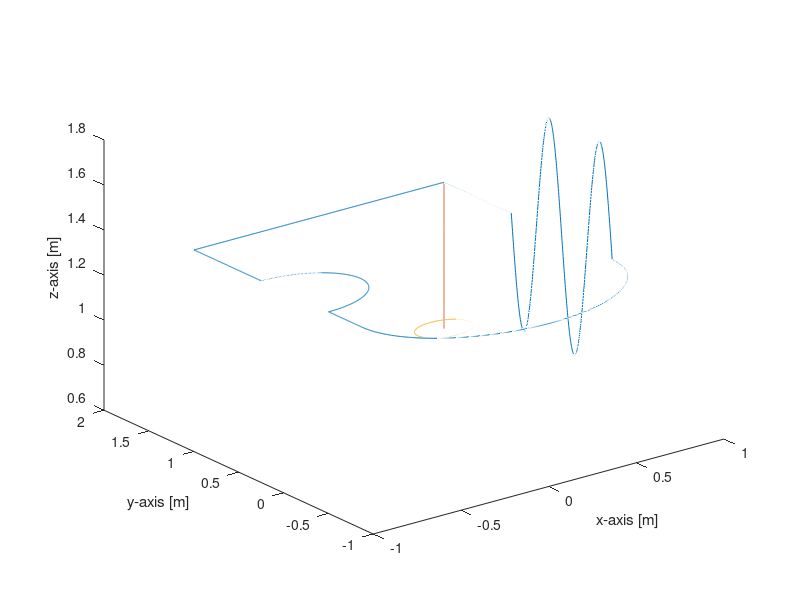

Reproduce this figure in MATLAB. (Note: this script raises an error after producing the figure.)
clear
set(findall(gcf,'-property','FontSize'),'FontSize',13)
set(findall(gcf,'-property','Font'),'Font','Roman')
exportFigures = false;

areaWidth = 2.05; %Width of the flight area
areaHeight = 3.45; %Height of the flight area
courseWidth = .15; %Buffer around route
courseStdHeight = 1.3; %standard height at which the drone will complete the course
ppRoute = 400; %Points per route segment
startHeight = .65; %Height at which the drone starts and stops its course route
courseScale = .75;

%Matrix definition
%x,y,z,yaw,hold time,checkpoint, ViconAvailable


%Defines the starting point
startPoint = [areaWidth/2 areaHeight/2+.5 courseStdHeight];

%Defines the first set point
firstSetPoint = [startPoint(1)-(areaWidth-courseWidth) startPoint(2) courseStdHeight];
%Generates a number of points from the start point to the first set point
courseToFirstSetPoint = [linspace(startPoint(1),firstSetPoint(1),ppRoute); linspace(startPoint(2),firstSetPoint(2),ppRoute);linspace(startPoint(3),firstSetPoint(3),ppRoute)]';
%Yaw description
yaw1 = 180*ones(ppRoute,1);
%Adds checkpoints
checkPoints = zeros(ppRoute,1);
checkPoints(1) = 1;
checkPoints(ppRoute) = 1;
%StationKeeping [s]
holdTime = zeros(ppRoute,1);
holdTime(1) = 10;
%Vicon available
vicon = ones(ppRoute,1);
%Adds the first part of the course to the total course
totalCourse = [courseToFirstSetPoint yaw1 holdTime checkPoints vicon];

%Defines the second setpoint and generates route from the first to the
%second set point
secondSetPoint = [firstSetPoint(1) firstSetPoint(2)-1 courseStdHeight];
courseToSecondSetPoint = [linspace(firstSetPoint(1),secondSetPoint(1),ppRoute); linspace(firstSetPoint(2),secondSetPoint(2),ppRoute);linspace(firstSetPoint(3),secondSetPoint(3),ppRoute)]';
yaw2 = (yaw1(1)+90)*ones(ppRoute,1);
checkPoints = zeros(ppRoute,1);
checkPoints(1) = 0;
checkPoints(ppRoute) = 1;
holdTime = zeros(ppRoute,1);
totalCourse = [totalCourse; courseToSecondSetPoint yaw2 holdTime checkPoints vicon];

%Defines the first curve in the route, radius is .5 meters
obstacleRadius = .5;
thirdSetPoint = [secondSetPoint(1) secondSetPoint(2)-2*obstacleRadius courseStdHeight];
thirdSetPointPoints = linspace(0,pi,ppRoute);
courseToThirdSetPoint = [secondSetPoint(1)+sin(thirdSetPointPoints)*obstacleRadius; secondSetPoint(2)-obstacleRadius+cos(thirdSetPointPoints)*obstacleRadius; linspace(secondSetPoint(3),thirdSetPoint(3),length(thirdSetPointPoints))]';
yaw3 = yaw2;
totalCourse = [totalCourse; courseToThirdSetPoint yaw3 holdTime checkPoints vicon];

%Generates straight line from the first curve to the second curve
fourthSetPoint = [thirdSetPoint(1) thirdSetPoint(2)-.5 courseStdHeight];
courseToFourthSetPoint = [linspace(thirdSetPoint(1),fourthSetPoint(1),ppRoute); linspace(thirdSetPoint(2),fourthSetPoint(2),ppRoute);linspace(thirdSetPoint(3),fourthSetPoint(3),ppRoute)]';
yaw4 = yaw2;
totalCourse = [totalCourse; courseToFourthSetPoint yaw4 holdTime checkPoints vicon];

%Generates the big curve in the route
bigCurveRadius = abs((fourthSetPoint(1)-startPoint(1))/2);
fifthSetPoint = [fourthSetPoint(1)+2*bigCurveRadius fourthSetPoint(2) courseStdHeight];
fifthSetPointPoints = linspace(pi,2*pi,ppRoute);
courseToFifthSetPoint = [fifthSetPoint(1)-bigCurveRadius+cos(fifthSetPointPoints)*bigCurveRadius; fifthSetPoint(2)+sin(fifthSetPointPoints)*bigCurveRadius; linspace(fourthSetPoint(3),fifthSetPoint(3),length(fifthSetPointPoints))]';
yaw5 = mod(fifthSetPointPoints*180/pi-yaw4(ppRoute),360)';
totalCourse = [totalCourse; courseToFifthSetPoint yaw5 holdTime checkPoints vicon];

%Generates straight movement along the y-axis with oscillation in the
%z-axis
sixthSetPoint = [fifthSetPoint(1) fifthSetPoint(2)+1.5 fifthSetPoint(3)];
pointsForMovements = linspace(0,4*pi,ppRoute);
zMovement = sin(pointsForMovements)*.5+fifthSetPoint(3);
courseToSixthSetPoint = [linspace(fifthSetPoint(1),sixthSetPoint(1),ppRoute);linspace(fifthSetPoint(2),sixthSetPoint(2),ppRoute); zMovement]';
yaw6 = 90*ones(ppRoute,1);
totalCourse = [totalCourse; courseToSixthSetPoint yaw6 holdTime checkPoints vicon];

%Generates route from the end of the oscillations back to the start point
endSetPoint = startPoint;
courseToEndSetPoint = [linspace(sixthSetPoint(1),endSetPoint(1),ppRoute); linspace(sixthSetPoint(2),endSetPoint(2),ppRoute);linspace(sixthSetPoint(3),endSetPoint(3),ppRoute)]';
yaw7 = yaw6;
vicon = zeros(ppRoute,1);
totalCourse = [totalCourse; courseToEndSetPoint yaw7 holdTime checkPoints vicon];


totalCourse = [totalCourse(:,1)*courseScale totalCourse(:,2)*courseScale totalCourse(:,3) totalCourse(:,4) totalCourse(:,5) totalCourse(:,6) totalCourse(:,7)];

%Draws points from start to end 
launchLanding = linspace(startHeight,startPoint(3),ppRoute);
courseToStartPoint = [linspace(startPoint(1)*courseScale,startPoint(1)*courseScale,ppRoute);linspace(startPoint(2)*courseScale,startPoint(2)*courseScale,ppRoute);launchLanding]';


%Draws takeoff/landing zone
aPoints = linspace(0,2*pi,ppRoute);
circumference = [cos(aPoints)*courseWidth+startPoint(1)*courseScale; sin(aPoints)*courseWidth+startPoint(2)*courseScale; ones(1,length(aPoints))*startHeight]';



%Plots the 3d-plot
figure(1)
plot3(totalCourse(:,1),totalCourse(:,2),totalCourse(:,3))
hold on
plot3(courseToStartPoint(:,1),courseToStartPoint(:,2),courseToStartPoint(:,3));
plot3(circumference(:,1),circumference(:,2),circumference(:,3));

xlabel('x-axis [m]');
ylabel('y-axis [m]');
zlabel('z-axis [m]');
xlimit =[-2.1 0.2];
ylimit =[-3.5 0.05];


%Draws arrow
p1 = [(startPoint(1)-.5)*courseScale (startPoint(2)+.25)*courseScale startPoint(3)];
p2 = [-1 0 0];
mArrow3(p1,p1+p2*courseScale);


legend('Course','Takeoff/Landing','Takeoff/Landing Site','Location','best');
%legend('boxoff')
hold off

axis equal
grid on
view(-45,15)

x0=0;
y0=0;
plotwidth=600;
height=300;
set(gcf,'position',[x0,y0,plotwidth,height])

if exportFigures == true
    exportgraphics(gcf,'courseToFollow.pdf','ContentType','vector')
end


%Plots the 2d-plot
figure(2)
plot(totalCourse(:,1),totalCourse(:,2))
hold on
plot(circumference(:,1),circumference(:,2))
xlabel('x-axis [m]');
ylabel('y-axis [m]');
zlabel('z-axis [m]');
legend('Course','Takeoff/Landing Site','Location','south east');
axis equal
grid on
x0=0;
y0=0;
plotwidth=600;
height=300;
set(gcf,'position',[x0,y0,plotwidth,height])
hold off

if exportFigures == true
   exportgraphics(gcf,'courseToFollowAbove.pdf','ContentType','vector')
end


%Writes route description to a csv-file
writematrix(totalCourse,'courseDescriptionHD.csv');
